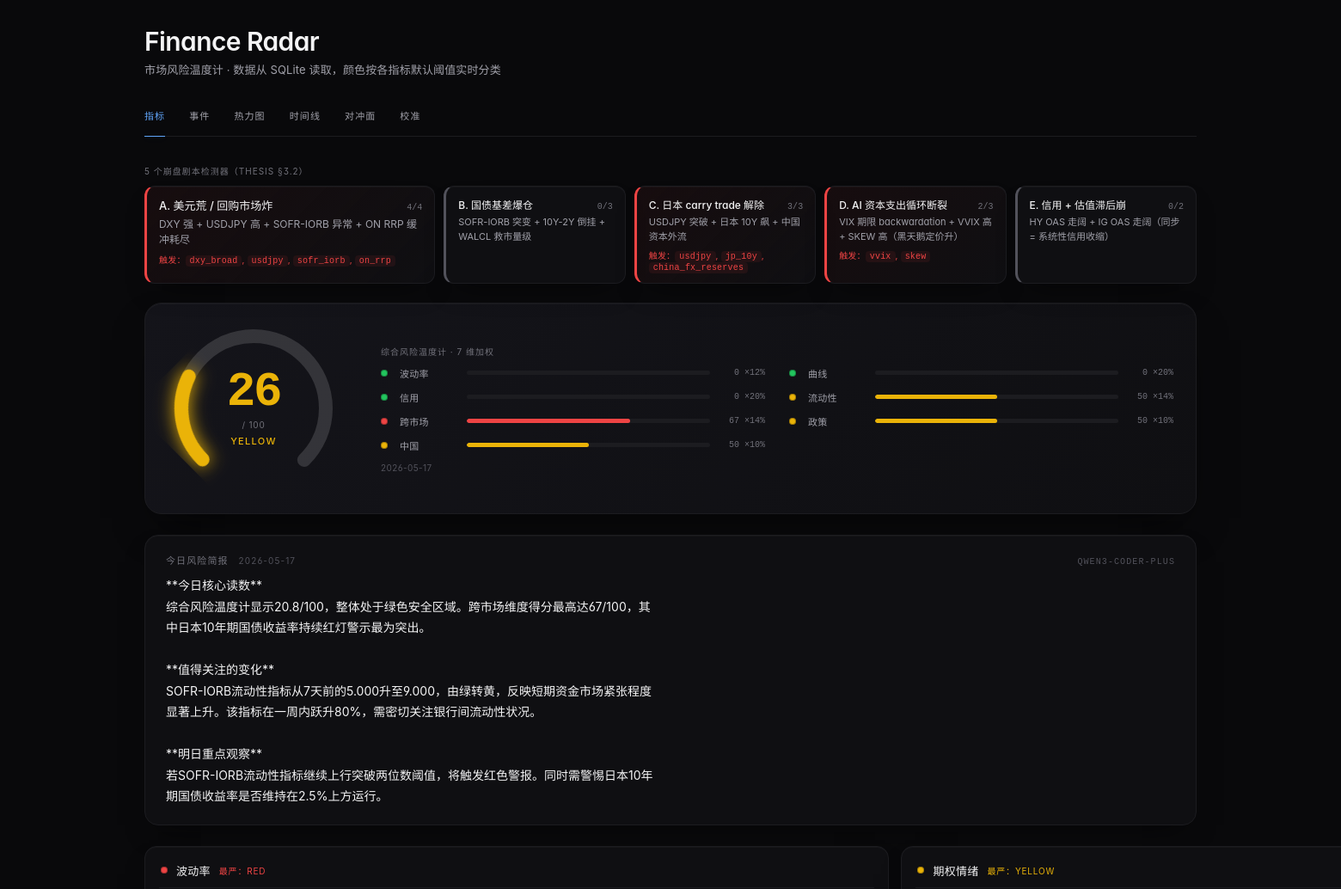
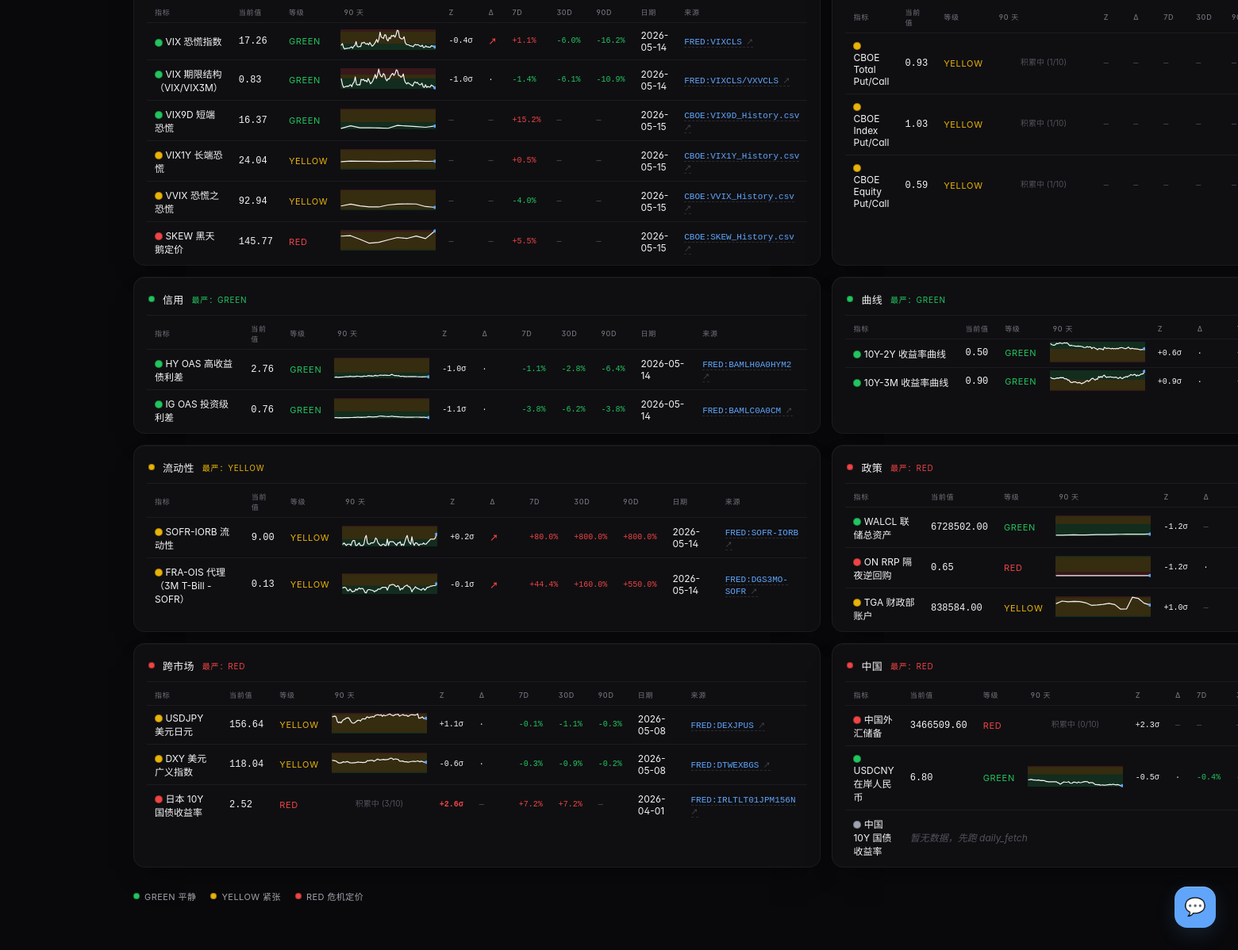
The page / on the database its author committed (2 pictures, top to bottom).
### tables this page shows
CREATE TABLE risk_scores (
    date TEXT PRIMARY KEY,
    score REAL NOT NULL,
    level TEXT NOT NULL,
    breakdown_json TEXT NOT NULL,
    created_at TEXT NOT NULL
);

CREATE TABLE briefings (
    date TEXT PRIMARY KEY,
    content TEXT NOT NULL,
    model TEXT,
    created_at TEXT NOT NULL
);

CREATE TABLE indicators (
    id          INTEGER PRIMARY KEY,
    name        TEXT    NOT NULL,
    date        TEXT    NOT NULL,
    value       REAL    NOT NULL,
    source      TEXT    NOT NULL,
    ingested_at TEXT    NOT NULL,
    UNIQUE(name, date)
);

### src/web/app.py (the view)
    @app.route("/")
    def index():
        target = app.config["DB_PATH"]
        hist_target = app.config.get("HISTORY_DB_PATH")
        with dbmod.open_db(target) as conn:
            rows = _build_rows(conn, history_db_path=hist_target)
            briefing = bf.get_latest_briefing(conn)
            risk = rs.get_latest_risk_score(conn)
            indicator_states = {}
            for ind in _INDICATOR_REGISTRY:
                latest = dbmod.get_latest(conn, ind["name"])
                indicator_states[ind["name"]] = {
                    "latest": latest,
                    "classify": ind["classify"],
                }
        scenarios = evaluate_scenarios(indicator_states)
        groups = _group_rows(rows)
        return render_template(
            "index.html",
            rows=rows, groups=groups,
            briefing=briefing, risk=risk,
            scenarios=scenarios,
            level_colors={k.value: v for k, v in _LEVEL_COLORS.items()},
            active_page="index",
        )

### src/compute/briefing.py (called while the page is built)
def init_briefings_schema(conn: sqlite3.Connection) -> None:
    with conn:
        conn.executescript(_BRIEFING_SCHEMA)

def get_latest_briefing(conn: sqlite3.Connection) -> Optional[Dict[str, Any]]:
    init_briefings_schema(conn)
    cur = conn.execute(
        "SELECT date, content, model, created_at FROM briefings ORDER BY date DESC LIMIT 1"
    )
    row = cur.fetchone()
    return dict(row) if row else None

### src/compute/indicators/china_fx_reserves.py (called while the page is built)
def classify_value(value: float) -> Level:
    return classify(value, low=THRESHOLD_LOW, high=THRESHOLD_HIGH, direction=DIRECTION)

### src/compute/indicators/dxy.py (called while the page is built)
def classify_value(value: float) -> Level:
    return classify(value, low=THRESHOLD_LOW, high=THRESHOLD_HIGH, direction=DIRECTION)

### src/compute/indicators/fra_ois.py (called while the page is built)
def classify_value(value: float) -> Level:
    return classify(value, low=THRESHOLD_LOW, high=THRESHOLD_HIGH, direction=DIRECTION)

### src/compute/indicators/hy_oas.py (called while the page is built)
def classify_value(value: float) -> Level:
    return classify(value, low=THRESHOLD_LOW, high=THRESHOLD_HIGH, direction=DIRECTION)

### src/compute/indicators/ig_oas.py (called while the page is built)
def classify_value(value: float) -> Level:
    return classify(value, low=THRESHOLD_LOW, high=THRESHOLD_HIGH, direction=DIRECTION)

### src/compute/indicators/jp_10y.py (called while the page is built)
def classify_value(value: float) -> Level:
    return classify(value, low=THRESHOLD_LOW, high=THRESHOLD_HIGH, direction=DIRECTION)

### src/compute/indicators/on_rrp.py (called while the page is built)
def classify_value(value: float) -> Level:
    return classify(value, low=THRESHOLD_LOW, high=THRESHOLD_HIGH, direction=DIRECTION)

### src/compute/indicators/put_call_equity.py (called while the page is built)
def classify_value(value: float) -> Level:
    return classify(value, low=THRESHOLD_LOW, high=THRESHOLD_HIGH, direction=DIRECTION)

### src/compute/indicators/put_call_index.py (called while the page is built)
def classify_value(value: float) -> Level:
    return classify(value, low=THRESHOLD_LOW, high=THRESHOLD_HIGH, direction=DIRECTION)

### src/compute/indicators/put_call_total.py (called while the page is built)
def classify_value(value: float) -> Level:
    return classify(value, low=THRESHOLD_LOW, high=THRESHOLD_HIGH, direction=DIRECTION)

### src/compute/indicators/skew.py (called while the page is built)
def classify_value(value: float) -> Level:
    return classify(value, low=THRESHOLD_LOW, high=THRESHOLD_HIGH, direction=DIRECTION)

### src/compute/indicators/sofr_iorb.py (called while the page is built)
def classify_value(value: float) -> Level:
    return classify(value, low=THRESHOLD_LOW, high=THRESHOLD_HIGH, direction=DIRECTION)

### src/compute/indicators/tga.py (called while the page is built)
def classify_value(value: float) -> Level:
    return classify(value, low=THRESHOLD_LOW, high=THRESHOLD_HIGH, direction=DIRECTION)

### src/compute/indicators/usdcny.py (called while the page is built)
def classify_value(value: float) -> Level:
    return classify(value, low=THRESHOLD_LOW, high=THRESHOLD_HIGH, direction=DIRECTION)

### src/compute/indicators/usdjpy.py (called while the page is built)
def classify_value(value: float) -> Level:
    return classify(value, low=THRESHOLD_LOW, high=THRESHOLD_HIGH, direction=DIRECTION)

### src/compute/indicators/vix.py (called while the page is built)
def classify_value(value: float) -> Level:
    return classify(value, low=THRESHOLD_LOW, high=THRESHOLD_HIGH, direction=DIRECTION)

### templates/index.html (shortened to what this page needs)
{% extends "_base.html" %}
{% block content %}
  {% if scenarios %}
    <div class="scenarios">
      <div class="scenarios-title">5 个崩盘剧本检测器（THESIS §3.2）</div>
      <div class="scenarios-grid">
        {% for s in scenarios %}
          <div class="scenario-card scenario-{{ s.level }}">
            <div class="scenario-head">
              <span class="scenario-label">{{ s.label }}</span>
              <span class="scenario-score">{{ s.matched }}/{{ s.total }}</span>
            </div>
            <div class="scenario-desc">{{ s.description }}</div>
            {% if s.hits %}
              <div class="scenario-hits">
                触发：{% for h in s.hits %}<code>{{ h }}</code>{% if not loop.last %}, {% endif %}{% endfor %}
              </div>
            {% endif %}
          </div>
        {% endfor %}
      </div>
    </div>
  {% endif %}
  {% if risk %}
    {% set risk_color = level_colors[risk.level] %}
    {% set _arc_len = 396 %}
    {% set _score_pct = risk.score / 100.0 if risk.score < 100 else 1.0 %}
    {% set _score_pct = 0.0 if _score_pct < 0 else _score_pct %}
    {% set _dashoffset = _arc_len * (1 - _score_pct) %}
    <div class="gauge">
      <div class="gauge-ring-wrap">
        <svg class="gauge-ring-svg" viewBox="0 0 200 200" aria-hidden="true">
          <circle class="gauge-ring-bg" cx="100" cy="100" r="84"
                  stroke-dasharray="{{ _arc_len }} 528" />
          <circle class="gauge-ring-fg" cx="100" cy="100" r="84"
                  stroke="{{ risk_color }}"
                  stroke-dasharray="{{ _arc_len }} 528"
                  stroke-dashoffset="{{ '%.1f'|format(_dashoffset) }}"
                  style="color: {{ risk_color }};" />
        </svg>
        <div class="gauge-center">
          <div class="gauge-num" style="color: {{ risk_color }};">{{ "%.0f"|format(risk.score) }}</div>
          <div class="gauge-num-suffix">/ 100</div>
          <div class="gauge-level-label" style="color: {{ risk_color }};">{{ risk.level }}</div>
        </div>
      </div>
      <div>
        <div class="gauge-cockpit-title">综合风险温度计 · 7 维加权</div>
        {% if risk.breakdown %}
          <div class="gauge-dims">
            {% for g, info in risk.breakdown.items() %}
              {% set _g_level = "RED" if info.score >= 65 else ("YELLOW" if info.score >= 25 else "GREEN") %}
              {% set _g_color = level_colors[_g_level] %}
              <div class="gauge-dim-row">
                <span class="dot dot-sm" style="background: {{ _g_color }};"></span>
                <span class="gauge-dim-name">{{ g }}</span>
                <div class="gauge-dim-bar-wrap">
                  <div class="gauge-dim-bar" style="width: {{ '%.0f'|format(info.score) }}%; background: {{ _g_color }};"></div>
                </div>
                <span class="gauge-dim-meta">{{ "%.0f"|format(info.score) }} ×{{ "%.0f"|format(info.weight) }}%</span>
              </div>
            {% endfor %}
          </div>
        {% endif %}
        <div class="gauge-date">{{ risk.date }}</div>
      </div>
    </div>
  {% endif %}
  {% if briefing %}
    <div class="briefing">
      <h2>
        今日风险简报
        <span class="b-date">{{ briefing.date }}</span>
        {% if briefing.model %}<span class="b-model">{{ briefing.model }}</span>{% endif %}
      </h2>
      <p>{{ briefing.content }}</p>
    </div>
  {% endif %}
  {% if groups %}
    <div class="indicator-grid">
    {% for g in groups %}
      <div class="group">
        <div class="group-header">
          <span class="dot dot-sm" style="background: {{ g.header_color }};"></span>
          <span class="group-name">{{ g.group }}</span>
          {% if g.header_level %}
            <span class="group-level" style="color: {{ g.header_color }};">最严：{{ g.header_level }}</span>
          {% endif %}
        </div>
        <table>
          <thead>
            <tr>
              <th>指标</th>
              <th>当前值</th>
              <th>等级</th>
              <th>90 天</th>
              <th>Z</th>
              <th>Δ</th>
              <th>7d</th>
              <th>30d</th>
              <th>90d</th>
              <th>日期</th>
              <th>来源</th>
            </tr>
          </thead>
          <tbody>
            {% for r in g.rows %}
              <tr>
                <td>
                  <span class="dot" style="background: {{ r.color }};"></span>
                  {{ r.label }}
                </td>
                {% if r.value is none %}
                  <td class="empty" colspan="8">暂无数据，先跑 daily_fetch</td>
                {% else %}
                  <td class="value">{{ "%.2f"|format(r.value) }}</td>
                  <td class="level" style="color: {{ r.color }};">{{ r.level }}</td>
                  <td class="spark-cell">
                    <a href="/indicator/{{ r.name }}" class="spark-link" title="查看 {{ r.label }} 详情">{{ r.sparkline_svg | safe }}</a>
                  </td>
                  {% if r.zscore and r.zscore.z is not none %}
                    <td class="zcol{% if r.zscore.extreme %} bad{% endif %}" title="百分位 {{ '%.0f'|format(r.zscore.percentile) }}% / n={{ r.zscore.n }}">
                      {%- if r.zscore.z > 0 -%}+{% endif -%}
                      {{ "%.1f"|format(r.zscore.z) }}σ
                    </td>
                  {% else %}
                    <td class="zcol diff-na">—</td>
                  {% endif %}
                  {% if r.acceleration and r.acceleration.short_slope is not none %}
                    <td class="zcol{% if r.acceleration.accelerating %} bad{% endif %}" title="短斜率 {{ '%.4f'|format(r.acceleration.short_slope) }}/d，长斜率 {{ '%.4f'|format(r.acceleration.long_slope) }}/d">
                      {%- if r.acceleration.accelerating -%}↗{% else %}·{% endif -%}
                    </td>
                  {% else %}
                    <td class="zcol diff-na">—</td>
                  {% endif %}
                  {% for d in [7, 30, 90] %}
                    {% set c = r.comparisons[d] %}
                    {% if c and c.pct_change is not none %}
                      <td class="diff{% if c.deteriorate %} bad{% elif c.deteriorate is false %} good{% endif %}">
                        {%- if c.pct_change > 0 -%}+{% endif -%}
                        {{ "%.1f"|format(c.pct_change) }}%
                      </td>
                    {% else %}
                      <td class="diff diff-na">—</td>
                    {% endif %}
                  {% endfor %}
                  <td>{{ r.date }}</td>
                  <td>
                    {% if r.source_url %}
                      <a class="source-link" href="{{ r.source_url }}" target="_blank" rel="noopener noreferrer">{{ r.source }}</a>
                    {% else %}
                      {{ r.source }}
                    {% endif %}
                  </td>
                {% endif %}
              </tr>
            {% endfor %}
          </tbody>
        </table>
      </div>
    {% endfor %}
    </div>
  {% else %}
    <p class="empty">尚未注册任何指标</p>
  {% endif %}
  <div class="legend">
    <span><span class="dot dot-sm" style="background:#22c55e"></span>GREEN 平静</span>
    <span><span class="dot dot-sm" style="background:#eab308"></span>YELLOW 紧张</span>
    <span><span class="dot dot-sm" style="background:#ef4444"></span>RED 危机定价</span>
  </div>
{% endblock %}

### templates/_base.html (shortened to what this page needs)
<!doctype html>
<html lang="zh-CN">
<head>
  <link rel="stylesheet" href="https://cdn.jsdelivr.net/npm/geist@1.4.0/dist/fonts.css">
</head>
<body>
  <h1>Finance Radar</h1>
  <p class="sub">{% block subtitle %}市场风险温度计 · 数据从 SQLite 读取，颜色按各指标默认阈值实时分类{% endblock %}</p>
  <nav class="page-nav">
    <a href="/" class="{% if active_page == 'index' %}current{% endif %}">指标</a>
    <a href="/events" class="{% if active_page == 'events' %}current{% endif %}">事件</a>
    <a href="/heatmap" class="{% if active_page == 'heatmap' %}current{% endif %}">热力图</a>
    <a href="/timeline" class="{% if active_page == 'timeline' %}current{% endif %}">时间线</a>
    <a href="/hedge" class="{% if active_page == 'hedge' %}current{% endif %}">对冲面</a>
    <a href="/calibration" class="{% if active_page == 'calibration' %}current{% endif %}">校准</a>
  </nav>
  {% block content %}{% endblock %}
  <button id="chat-toggle" title="问 AI 解读当前指标">💬</button>
</body>
</html>

### rows shown on the page
risk_scores: score "26", level "YELLOW", date "2026-05-17"
briefings: date "2026-05-17", model "QWEN3-CODER-PLUS", content "**今日核心读数** 综合风险温度计显示20.8/100，整体处于绿色安全区域。跨市场维度得分最高达67/100，其中日本10年期国债收益率持续红灯警示最为突出。 **值得关注的变化** SOFR-IORB流动性指标从7天前的5.000升至9.000，由绿转黄，反映短期资金市场紧张程度显著上升。该指标在一周内跃升80%，需密切关注银行间流动性状况。 **明日重点观察** 若SOFR-IORB流动性指标继续上行突破两位数阈值，将触发红色警报。同时需警惕日本10年期国债收益率是否维持在2.5%上方运行。"
indicators: label "VIX 恐慌指数", value "17.26", level "GREEN", zscore.z "-0.4", pct_change "1.1" "-6.0" "-16.2", date "2026-05-14", source "FRED:VIXCLS"
indicators: label "USDJPY 美元日元", value "156.64", level "YELLOW", zscore.z "1.1", pct_change "-0.1" "-1.1" "-0.3", date "2026-05-08", source "FRED:DEXJPUS"

### other values the page prints
{{ s.label }} "A. 美元荒 / 回购市场炸" "B. 国债基差爆仓" "C. 日本 carry trade 解除" "D. AI 资本支出循环断裂" "E. 信用 + 估值滞后崩"
{{ s.matched }} "4" "0" "3" "2" "0"
{{ s.total }} "4" "3" "3" "3" "2"
{{ s.description }} "DXY 强 + USDJPY 高 + SOFR-IORB 异常 + ON RRP 缓冲耗尽" "SOFR-IORB 突变 + 10Y-2Y 倒挂 + WALCL 救市量级" "USDJPY 突破 + 日本 10Y 飙 + 中国资本外流" "VIX 期限 backwardation + VVIX 高 + SKEW 高（黑天鹅定价升）" "HY OAS 走阔 + IG OAS 走阔（同步 = 系统性信用收缩）"
{{ h }} "dxy_broad" "usdjpy" "sofr_iorb" "on_rrp" "usdjpy" "jp_10y" "china_fx_reserves" "vvix" "skew"
{{ g }} "波动率" "曲线" "信用" "流动性" "跨市场" "政策" "中国"
{{ "%.0f"|format(info.score) }} "0" "0" "0" "50" "67" "50" "50"
{{ "%.0f"|format(info.weight) }} "12" "20" "20" "14" "14" "10" "10"
{{ g.group }} "波动率" "期权情绪" "信用" "曲线" "流动性" "政策" "跨市场" "中国"
{{ g.header_level }} "RED" "YELLOW" "GREEN" "GREEN" "YELLOW" "RED" "RED" "RED"
{{ r.label }} "VIX 期限结构（VIX/VIX3M）" "VIX9D 短端恐慌" "VIX1Y 长端恐慌" "VVIX 恐慌之恐慌" "SKEW 黑天鹅定价" "CBOE Total Put/Call" "CBOE Index Put/Call" "CBOE Equity Put/Call" "HY OAS 高收益债利差" "IG OAS 投资级利差" "10Y-2Y 收益率曲线" "10Y-3M 收益率曲线" "SOFR-IORB 流动性" "FRA-OIS 代理（3M T-Bill - SOFR）" "WALCL 联储总资产" "ON RRP 隔夜逆回购" "TGA 财政部账户" "DXY 美元广义指数" "日本 10Y 国债收益率" "中国外汇储备" "USDCNY 在岸人民币" "中国 10Y 国债收益率"
{{ "%.2f"|format(r.value) }} "0.83" "16.37" "24.04" "92.94" "145.77" "0.93" "1.03" "0.59" "2.76" "0.76" "0.50" "0.90" "9.00" "0.13" "6728502.00" "0.65" "838584.00" "118.04" "2.52" "3466509.60" "6.80"
{{ r.level }} "GREEN" "GREEN" "YELLOW" "YELLOW" "RED" "YELLOW" "YELLOW" "YELLOW" "GREEN" "GREEN" "GREEN" "GREEN" "YELLOW" "YELLOW" "GREEN" "RED" "YELLOW" "YELLOW" "RED" "RED" "GREEN"
{{ "%.1f"|format(r.zscore.z) }} "-1.0" "-1.0" "-1.1" "0.6" "0.9" "0.2" "-0.1" "-1.2" "-1.2" "1.0" "-0.6" "2.6" "2.3" "-0.5"
{{ "%.1f"|format(c.pct_change) }} "-1.4" "-6.1" "-10.9" "15.2" "0.5" "-4.0" "5.5" "-1.1" "-2.8" "-6.4" "-3.8" "-6.2" "-3.8" "80.0" "800.0" "800.0" "44.4" "160.0" "550.0" "-0.3" "-0.9" "-0.2" "7.2" "7.2" "-0.4"
